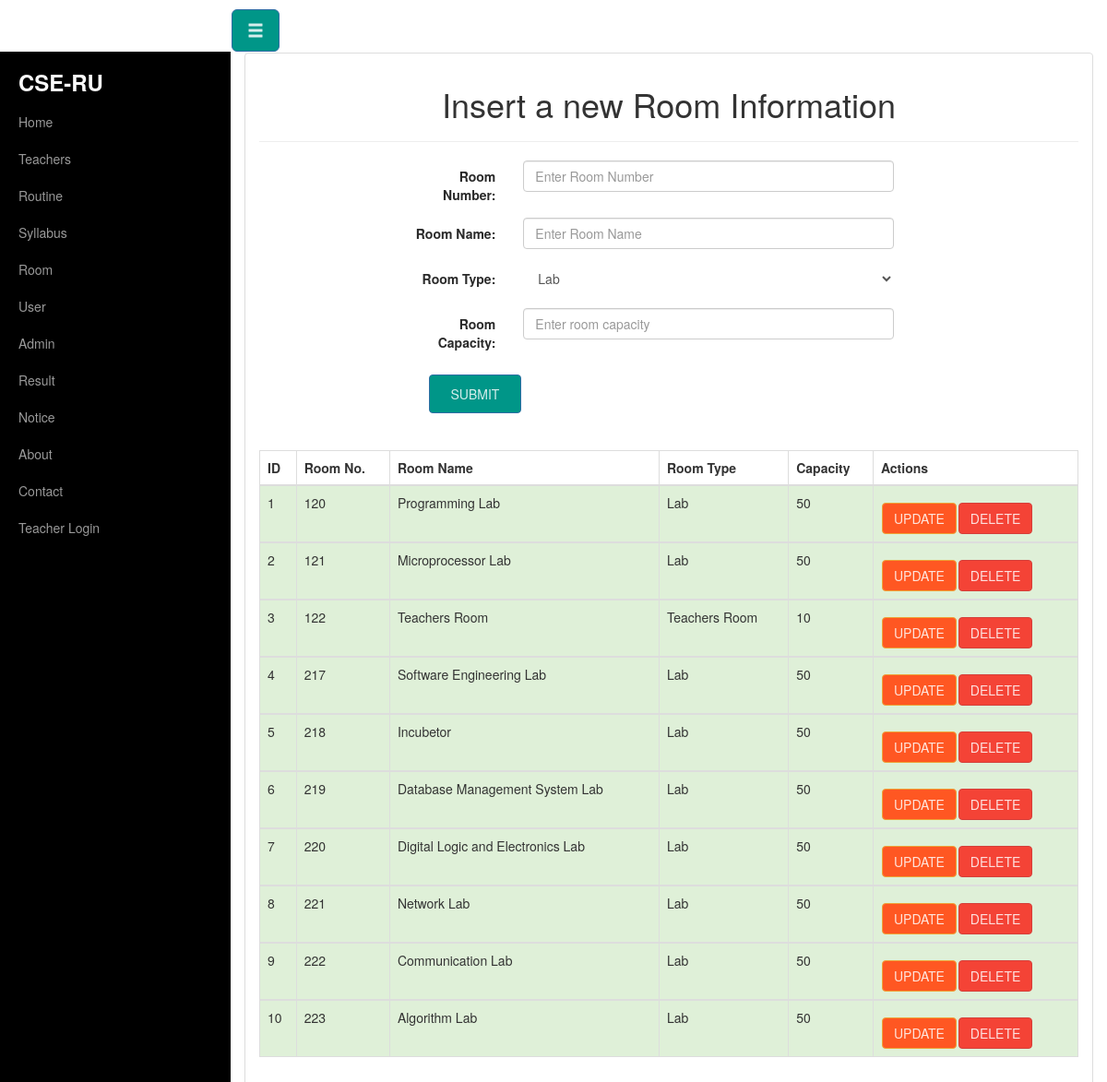
The page /room_insert.php on the database its author committed.
### tables this page shows
CREATE TABLE `room` (
  `room_id` int(11) NOT NULL,
  `room_no` int(11) NOT NULL,
  `room_name` text NOT NULL,
  `room_type` text NOT NULL,
  `room_capacity` int(11) NOT NULL
);

### room_insert.php (the view, shortened to what this page needs)
<?php include("header.php");?>
<?php include('db_con.php');?>
<div class="container-fluid">
    <div class="row" id="wrapper">
    <?php require_once'menubar.php';?>
    <div class="col-sm-12">
        <div class="panel panel-default">
        <div class="panel-body">
<center><h1>Insert a new Room Information</h1></center>
	<hr>
<div class="col-sm-10 col-sm-offset-2">
<form action="room_insert.php" method="post" class="form-horizontal" role="form">
            <div class="form-group">
                <label for="room_no" class="col-sm-2 control-label">Room Number:</label>
                <div class="col-sm-7">
                <input type="text" class="form-control" name="room_no" placeholder="Enter Room Number" >
                </div>
            </div>
			<div class="form-group">
                <label for="room_name" class="col-sm-2 control-label">Room Name:</label>
                <div class="col-sm-7">
                    <input type="text" class="form-control" name="room_name" placeholder="Enter Room Name">
                </div>
            </div>
            <div class="form-group">
                <label class="col-sm-2 control-label">Room Type:</label>
                <div class="col-sm-7">
                    <select class="form-control" name="room_type">
                        <option value="Lab">Lab</option>
                    </select>
                </div>
            </div>
            <div class="form-group">
                <label for="room_capacity" class="col-sm-2 control-label">Room Capacity:</label>
                <div class="col-sm-7">
                    <input type="text" class="form-control" name="room_capacity" placeholder="Enter room capacity">
                </div>
            </div>
            <input type="submit" name="submit" value="Submit" class="btn btn-primary" style="padding: 10px; width: 100px; left:20px;">
			<br>
				<br>
					<br>
 </form>
 </div>
	<?php
		$sql1 = "SELECT * FROM room";
		$result1 = mysqli_query($conn,$sql1);
				echo "<table class='table table-bordered'>";
                echo "<thead>";
                echo "<tr>";
                echo "<th>ID</th>";
                echo "<th>Room No.</th>";
                echo "<th>Room Name</th>";
                echo "<th>Room Type</th>";
                echo "<th>Capacity</th>";
				echo "<th>Actions</th>";
                echo "</tr>";
                echo "</thead>";
			while($row1=mysqli_fetch_array($result1)){
				echo "<tbody>";
                echo "<tr class='success'>";
                echo "<td>".$row1['room_id']."</td>";
                echo "<td>".$row1['room_no']."</td>";
                echo "<td>".$row1['room_name']."</td>";
                echo "<td>".$row1['room_type']."</td>";
                echo "<td>".$row1['room_capacity']."</td>";
                echo '<td><a href="update_room.php?id=' . $row1['room_id'] . '"><b class="btn btn-warning">Update</b></a>' ;
				echo '<a href="delete_room.php?id=' . $row1['room_id'] . '" onclick=\'return confirm("Are you sure you want to delete this record?")\'><b class="btn btn-danger">Delete</b></a></td>' ;
                echo "</tr>";
                echo "</tbody>";
			}
				echo "</table>";
	?>
 </div>
 </div>
 </div>
 </div>

### css/style.css (style rules this page uses)
* { box-sizing:border-box; }
#wrapper { padding-left: 0; -webkit-transition: all 0.5s ease; -moz-transition: all 0.5s ease; -o-transition: all 0.5s ease; transition: all 0.5s ease; }
@media (min-width:768px) { #wrapper { padding-left: 250px; } }

### rows shown on the page
room: room_id "1", room_no "120", room_name "Programming Lab", room_type "Lab", room_capacity "50"
room: room_id "2", room_no "121", room_name "Microprocessor Lab", room_type "Lab", room_capacity "50"
room: room_id "3", room_no "122", room_name "Teachers Room", room_type "Teachers Room", room_capacity "10"
room: room_id "4", room_no "217", room_name "Software Engineering Lab", room_type "Lab", room_capacity "50"
room: room_id "5", room_no "218", room_name "Incubetor", room_type "Lab", room_capacity "50"
room: room_id "6", room_no "219", room_name "Database Management System Lab", room_type "Lab", room_capacity "50"
room: room_id "7", room_no "220", room_name "Digital Logic and Electronics Lab", room_type "Lab", room_capacity "50"
room: room_id "8", room_no "221", room_name "Network Lab", room_type "Lab", room_capacity "50"
room: room_id "9", room_no "222", room_name "Communication Lab", room_type "Lab", room_capacity "50"
room: room_id "10", room_no "223", room_name "Algorithm Lab", room_type "Lab", room_capacity "50"
